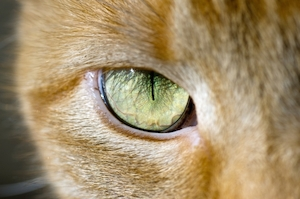
%> input picture De-Mosaic/data/demosaic/cat.jpg, 300 x 199 px
$ octave cos.m   (GNU Octave 9; MATLAB toolbox functions it lacks are replaced by stand-ins)
%> lines starting %> are read from the running program, lines starting %| are printed output that depends on the picture
dataDir = fullfile('..','data','demosaic');

% List of images


thisImage = fullfile(dataDir, 'cat.jpg');
    im = imread(thisImage);
%> im is the input picture: size 199x300x3 uint8; mean R, G, B 163.4, 143, 107.6
    a=im(:,:,1);
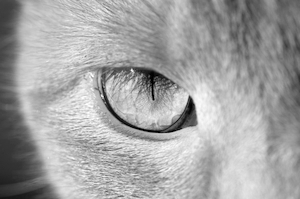
%> a: size 199x300 uint8; min 0, max 255, mean 163.4
    [imageHeight,imageWidth]=size(a);
%> imageHeight = 199; imageWidth = 300
    a=reshape(a,imageHeight*imageWidth,1);
    b=im(:,:,2);
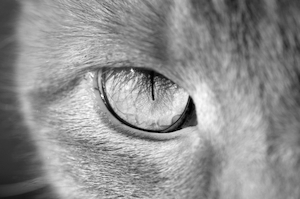
%> b: size 199x300 uint8; min 0, max 255, mean 143
    b=reshape(b,imageHeight*imageWidth,1);
    ctheta=dot(double(a),double(b))/(norm(double(a))*norm(double(b)))
%> ctheta = 0.996
    theta=acos(ctheta)*180/pi
%> theta = 4.9

$ run again, with De-Mosaic/data/demosaic/squirrel.jpg copied over De-Mosaic/data/demosaic/cat.jpg
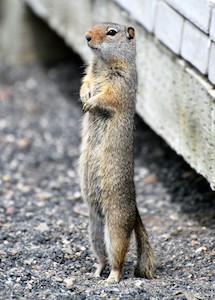
%> input picture De-Mosaic/data/demosaic/squirrel.jpg, 215 x 300 px
%> im is the input picture: size 300x215x3 uint8; mean R, G, B 147, 146.5, 144.4
%> `a=im(:,:,1);`:
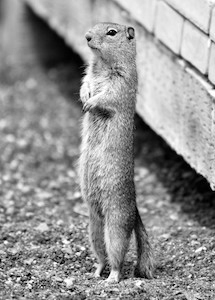
%> a: size 300x215 uint8; min 0, max 255, mean 147
%> ctheta = 0.999
%> theta = 2.39
